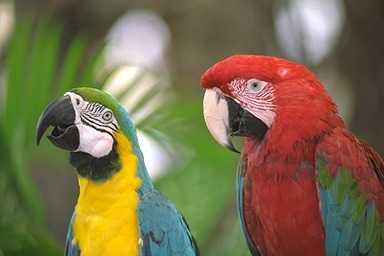
#> input picture correletion/images/arara.jpeg, 384 x 256 px
$ python teste.py
#> lines starting #> are read from the running program, lines starting #| are printed output that depends on the picture
import numpy as np
from PIL import Image
import cv2

image_path = 'images/arara.jpeg'
filtro_path = 'filtros/filtro-sobel-horizontal.txt'
output_image_name = 'output/image-correletion-sobel-horiz.png'

# m = linhas
# n = colunas

def read_filter_file(file):
#> called with file = 'filtros/filtro-sobel-horizontal.txt'
    filtro = []
    with open(file, 'r') as arq:
#> (reads correletion/filtros/filtro-sobel-horizontal.txt from the repository)
        linha = arq.readline().strip().split(',')
        m, n, offset = int(linha[0]), int(linha[1]), int(linha[2])

        for l in range(m):
            l = arq.readline().strip().split(',')
            for k in range(n):
                filtro.append(l[k])

    return m,n, offset, filtro


def valor_absoluto(pixel):
    if pixel < 0:
        pixel = pixel*(-1)
    return pixel

def rgb_para_yiq(image):
    imagem = cv2.imread(image)

    if imagem is None:
        print("Erro na leitura da imagem")
        return 0

    height, width, canais = imagem.shape
    img_matriz = imagem

    print(f"Imagem original {height}x{width}")

    b,g,r = cv2.split(img_matriz)


    for x in range(height):
        for z in range(width):

            y = (r[x, z]*0.299) + (g[x, z]*0.587) + (b[x, z]*0.114)
            i = (r[x, z]*0.596) - (g[x, z]*0.274) - (b[x, z]*0.322)
            q = (r[x, z]*0.211) - (g[x, z]*0.523) + (b[x, z]*0.312)

            # pixel_r = (y) + (i*0.956) + (q*0.621)
            # pixel_g = (y) - (i*0.272) - (q*0.647)
            # pixel_b = (y) - (i*1.106) + (q*1.703)

            img_matriz[x][z] = y, i, q


    filtered_image = Image.fromarray(img_matriz)
    filtered_image.save(output_image_name)
    height, width, canais= img_matriz.shape
    print(f"Imagem com correlacao {height}x{width}")


def transform(matriz, m, n):
    rows, cols = matriz.shape
    matriz_res = np.zeros((m,n))
    matriz_res[:rows, :cols] = matriz

    return matriz_res


def correlacao(image, m, n, filtro):
#> called with image = 'images/arara.jpeg', m = 3, n = 3, filtro = array of shape (3, 3)
    imagem = cv2.imread(image)
#> imagem is the input picture: shape (256, 384, 3); mean B, G, R 76.1, 109.8, 121.9

    if imagem is None:
        print("Erro na leitura da imagem")
        return 0

    height, width, canais = imagem.shape
#> height = 256; width = 384; canais = 3
    img_matriz = imagem

    print(f"Imagem original {height}x{width}")
#| Imagem original 256x384

    b,g,r = cv2.split(img_matriz)
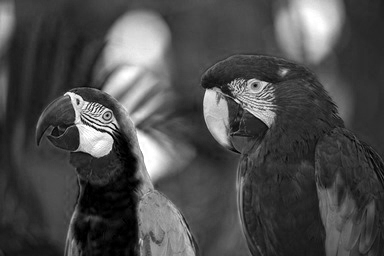
#> b: shape (256, 384); min 0, max 255, mean 76.1
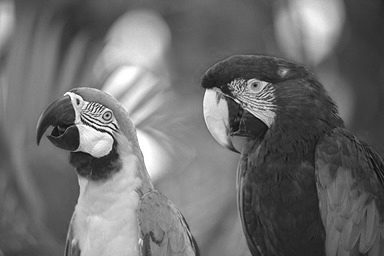
#> g: shape (256, 384); min 1, max 255, mean 109.8
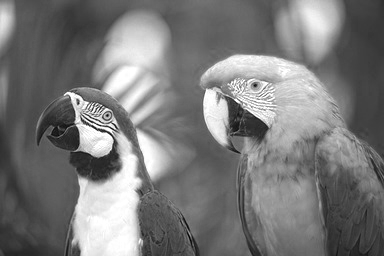
#> r: shape (256, 384); min 0, max 255, mean 121.9
    matriz_aux = np.zeros((m,n), dtype=float)

    for x in range(height):
        for y in range(width):
            r_padded = transform(r[x:x+m, y:y+n], m, n)
            matriz_aux[:,:] = r_padded
            matriz_aux =  matriz_aux * filtro
            pixel_r = (np.sum(matriz_aux))
            # pixel_r = pixel_r + offset
            pixel_r = valor_absoluto(pixel_r)

            g_padded = transform(g[x:x+m, y:y+n], m, n)
            matriz_aux[:,:] = g_padded
            matriz_aux = matriz_aux * filtro
            pixel_g = (np.sum(matriz_aux))
            # pixel_g = pixel_g + offset
            pixel_g = valor_absoluto(pixel_g)


            b_padded = transform(b[x:x+m, y:y+n], m, n)
            matriz_aux[:,:] = b_padded
            matriz_aux = matriz_aux * filtro
            pixel_b = (np.sum(matriz_aux))
            # pixel_b = pixel_b + offset
            pixel_b = valor_absoluto(pixel_b)

            img_matriz[x][y] = pixel_r, pixel_g, pixel_b
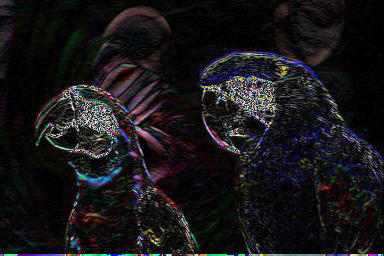
#> img_matriz: shape (256, 384, 3); mean B, G, R 24.5, 22.4, 24


    filtered_image = Image.fromarray(img_matriz)
    filtered_image.save(output_image_name)
    height, width, canais = img_matriz.shape
    print(f"Imagem com correlacao {height}x{width}")
#| Imagem com correlacao 256x384


m,n,offset, filtro = read_filter_file(filtro_path)

# rgb_para_yiq(image_path)


matriz = np.array(filtro)
matriz = matriz.reshape(m,n)
matriz = matriz.astype(float)
correlacao(image_path, m,n, matriz)
